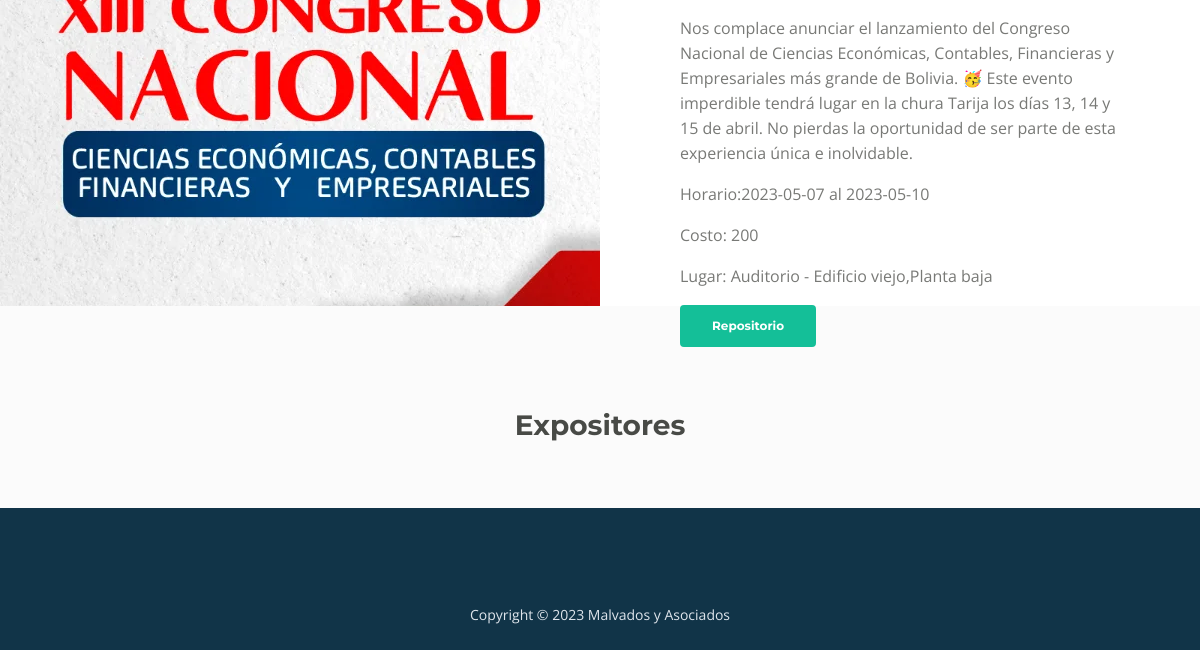
The page /participante/detalles.php?id_evento=2 (signed in, lower part) on the database as committed earlier.
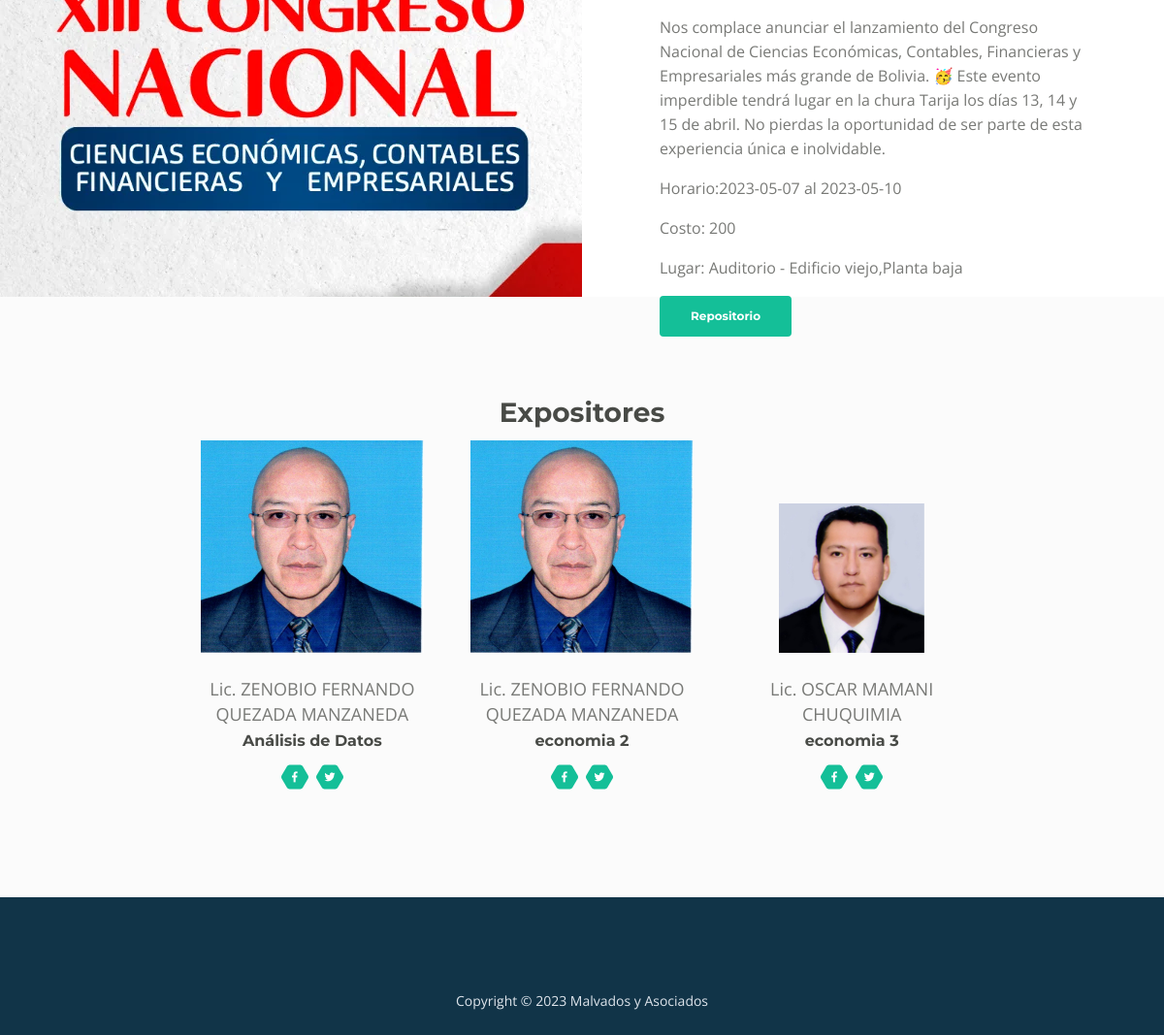
The same page on the database as committed later.
### tables this page shows
CREATE TABLE `evento` (
  `id_evento` int(20) NOT NULL,
  `fechaEvento` date DEFAULT NULL,
  `nombreEvento` varchar(225) NOT NULL,
  `Duracion` int(45) NOT NULL,
  `descripcion` longtext NOT NULL,
  `imagen` varchar(200) DEFAULT NULL,
  `id_ambiente` int(11) NOT NULL,
  `gratuito` varchar(2) DEFAULT 'no',
  `costo` decimal(10,0) DEFAULT NULL,
  `fechaFin` date DEFAULT NULL,
  `hora_ini` time NOT NULL,
  `hora_fin` time NOT NULL,
  `estado` varchar(60) NOT NULL,
  `emite` varchar(100) NOT NULL,
  `certificado_img` varchar(100) NOT NULL
);

CREATE TABLE `ambiente` (
  `id_ambiente` int(11) NOT NULL,
  `nombre` varchar(255) NOT NULL,
  `descripcion` text DEFAULT NULL,
  `capacidad` int(255) DEFAULT NULL,
  `ubicacion` varchar(255) DEFAULT NULL,
  `tipo` varchar(255) DEFAULT NULL
);

CREATE TABLE `horarioevento` (
  `id_hoarioevento` int(11) NOT NULL,
  `id_evento` int(11) NOT NULL,
  `id_expositor` int(11) NOT NULL,
  `charla` varchar(100) DEFAULT 'asignar',
  `fecha` date DEFAULT NULL,
  `hora_ini` time DEFAULT NULL,
  `hora_fin` time DEFAULT NULL
);

CREATE TABLE `usuario` (
  `id_usuario` int(20) NOT NULL,
  `nombre` varchar(60) NOT NULL,
  `apPaterno` varchar(50) NOT NULL,
  `apMaterno` varchar(50) NOT NULL,
  `email` varchar(60) NOT NULL,
  `password` char(60) DEFAULT NULL,
  `estado` varchar(60) DEFAULT NULL,
  `identidad` varchar(60) NOT NULL,
  `foto` varchar(200) DEFAULT NULL,
  `usuario` varchar(50) DEFAULT NULL,
  `celular` varchar(20) DEFAULT NULL,
  `fechaRegistro` date DEFAULT NULL,
  `token` varchar(50) DEFAULT NULL
);

CREATE TABLE `expositor` (
  `id_expositor` int(20) NOT NULL,
  `id_usuario` int(20) NOT NULL,
  `id_repositorio` int(20) DEFAULT NULL,
  `descripcion` text DEFAULT NULL,
  `grado` varchar(45) DEFAULT NULL,
  `mencion` varchar(45) DEFAULT NULL
);

### participante/detalles.php (the view, shortened to what this page needs)
<?php require 'includes/header.php' ?>
<?php include("../app/conexion.php");?>
<?php
        if(isset($_GET['id_evento'])){
            $id_usuario=$_SESSION['id'];
            $id=$_GET['id_evento'];
            $sql="select *from evento where id_evento='".$id."'";
            $resultado=mysqli_query($conectar,$sql);
            $fila=mysqli_fetch_assoc($resultado);
            $descripcion=$fila["descripcion"];
            $fechaEvento=$fila["fechaEvento"];
            $imagen=$fila["imagen"];
            $duracion=$fila["Duracion"];
            $costo=$fila["costo"];
            $id_ambiente=$fila["id_ambiente"];
            $consulta="select * from participante where id_evento='".$id."'&& id_usuario='".$id_usuario."'";
            $esparticipante=mysqli_query($conectar,$consulta);
            $loco1="SELECT COUNT(*) AS cantidad FROM participante WHERE id_evento = '".$id."'";
            $resloco=mysqli_query($conectar,$loco1);
            $filoco=mysqli_fetch_assoc($resloco);
            $parevento=$filoco['cantidad'];
        }
        else{
            echo "no lo capto";
        }
        ?>
<div id="details" class="accordion">
        <div class="area-1" style="background: url('../build/img/eventos/<?php echo $imagen;?>') center center no-repeat;">
		</div><div class="area-2">
            <div class="accordion-container" id="accordionOne">
                <p><?php echo $descripcion;?></p>
                    <p class="price"><span>Horario:</span><?php
                    $fecha_inicio = DateTime::createFromFormat('Y-m-d', $fechaEvento);
                    $fecha_fin = $fecha_inicio->add(new DateInterval("P{$duracion}D"));
                    $fecha_fin_1= $fecha_fin->format('Y-m-d');
                    echo $fechaEvento." al ".$fecha_fin_1;?></p>
                    <?php if($gratuito='si'){?>
                        <p class="price"><span>Costo: </span><?php echo $costo;?></p>
                    <?php }?>
                    <span>Lugar:</span>
                    <?php echo " ";
                          $id2=$id_ambiente;
                                   $sq= " SELECT id_ambiente,nombre, ubicacion,capacidad from ambiente where id_ambiente='$id2'";
                                    $re=mysqli_query($conectar,$sq);
                                    while($row1=mysqli_fetch_row($re)){
                                      if($row1[0]==$id2){
                                         echo $row1[1]." -  ".$row1[2];
                                         $capacidad=$row1[3];
                                      }
                                    }
                                    ?>
                    <?php
                   $loco= mysqli_num_rows($esparticipante);
                    if($loco>0)
                    {echo"<a class='btn-solid-reg page-scroll'  href='save-reserva.php?id_evento=".$id."'>Repositorio</a>";}
                    elseif ($parevento<=$capacidad)
                    {
                        if($costo=='0'){echo"<a class='btn-solid-reg page-scroll'  href='save-inscrito.php?id_evento=".$id."'>Inscripción</a>";}
                        else{echo"<a class='btn-solid-reg page-scroll'  href='save-reserva.php?id_evento=".$id."'>Reserva</a>";}
                   }
                    else{echo "el número máximo de participantes ha sido completado";}
                    ?>
            </div>
		</div>
    </div>
<div class="basic-2">
  <?php
  $ex="select *from horarioevento where id_evento='".$id."'";
  $devuelve=mysqli_query($conectar,$ex);
  ?>
        <div class="container">
            <div class="row">
                <div class="col-lg-12">
                  <h2>Expositores</h2>
                </div>
            </div>
            <div class="row">
                <div class="col-lg-12">
                <?php
                while($fila=mysqli_fetch_assoc($devuelve))
                  {
                    $devu="select *from expositor where id_expositor='".$fila['id_expositor']."'";
                    $r=mysqli_query($conectar,$devu);
                    $f=mysqli_fetch_assoc($r);
                    $u=$f["id_usuario"];
                    $d="select *from usuario where id_usuario='".$u."'";
                    $r1=mysqli_query($conectar,$d);
                    $f1=mysqli_fetch_assoc($r1);
                    ?>
                    <div class="team-member">
                        <div class="image-wrapper">
                            <img class="img-fluid" src="../build/img/expositor/<?php echo $f1["foto"];?>" alt="alternative">
                        </div>
                          <p class="p-large"><?php echo $f["grado"]." ".$f1["nombre"]." ".$f1["apPaterno"]." ".$f1["apMaterno"] ;?></p>
                            <p class="job-title"><?php echo $fila['charla']?></p>
                        <span class="social-icons">
                            <span class="fa-stack">
                                <a href="#your-link">
                                    <span class="hexagon"></span>
                                    <i class="fab fa-facebook-f fa-stack-1x"></i>
                                </a>
                            </span>
                            <span class="fa-stack">
                                <a href="#your-link">
                                    <span class="hexagon"></span>
                                    <i class="fab fa-twitter fa-stack-1x"></i>
                                </a>
                            </span>
                        </span>
                    </div>
                    <?php
                  }
              ?>
                </div>
            </div>
        </div>
    </div>
<?php require 'includes/footer.php' ?>

### participante/includes/header.php (shortened to what this page needs)
<!DOCTYPE html>
<html lang="en">
<head>
    <link href="css/bootstrap.css" rel="stylesheet">
    <link href="css/fontawesome-all.css" rel="stylesheet">
    <link href="css/swiper.css" rel="stylesheet">
	<link href="css/magnific-popup.css" rel="stylesheet">
	<link href="css/styles.css" rel="stylesheet">
</head>
<body data-spy="scroll" data-target=".fixed-top">

### participante/includes/footer.php (shortened to what this page needs)
 <div class="footer">
    </div>
    <div class="copyright">
        <div class="container">
            <div class="row">
                <div class="col-lg-12">
                    <p class="p-small">Copyright © 2023 <a href="#">Malvados y Asociados</a></p>
                </div>
            </div>
        </div>
    </div>
</body>
</html>

### participante/css/styles.css (style rules this page uses)
body, html { width: 100%; height: 100%; }
body, p { color: #787976; font: 400 1rem/1.5625rem "Open Sans", sans-serif; }
.p-large { font: 400 1.125rem/1.625rem "Open Sans", sans-serif; }
.p-small { font: 400 0.875rem/1.375rem "Open Sans", sans-serif; }
h2 { color: #484a46; font: 700 1.75rem/2.125rem "Montserrat", sans-serif; }
a { color: #787976; text-decoration: underline; }
.btn-solid-reg { display: inline-block; padding: 1.1875rem 1.875rem 1.1875rem 1.875rem; border: 0.125rem solid #14bf98; border-radius: 0.25rem; background-color: #14bf98; color: #fff; font: 700 0.75rem/0 "Montserrat", sans-serif; text-decoration: none; transition: all 0.2s; }
.accordion .area-1 { height: 27rem; background-size: cover; }
.accordion .accordion-container { max-width: 90%; margin-right: auto; margin-left: auto; padding-top: 6.375rem; padding-bottom: 1.5rem; }
.basic-2 { padding-top: 6.375rem; padding-bottom: 3.375rem; background-color: #fbfbfb; text-align: center; }
.basic-2 h2 { margin-bottom: 0.75rem; }
.basic-2 .team-member { display: inline-block; max-width: 13rem; margin-right: 1.5rem; margin-bottom: 3.5rem; margin-left: 1.5rem; }
.basic-2 .image-wrapper { overflow: hidden; margin-bottom: 1.5rem; }
.basic-2 .image-wrapper img { margin: 0; transition: all 0.3s; }
.basic-2 .team-member .p-large { margin-bottom: 0.25rem; }
.basic-2 .team-member .job-title { margin-bottom: 0.75rem; color: #484a46; font: 700 1rem/1.375rem "Montserrat", sans-serif; }
.basic-2 .fa-stack { width: 1.75rem; height: 1.75rem; margin-right: 0.125rem; margin-left: 0.125rem; }
.basic-2 .fa-stack .hexagon { position: absolute; left: 0; width: 1.75rem; height: 1.75rem; background: url('../images/hexagon-green.svg') center center no-repeat; background-size: 1.75rem 1.75rem; transition: all 0.2s ease; }
.basic-2 .fa-stack-1x { font-size: 0.6875rem; line-height: 1.75rem; color: #fff; transition: all 0.2s ease; }
.footer { padding-top: 5rem; background-color: #113448; }
.copyright { padding-top: 1rem; padding-bottom: 0.5rem; background-color: #113448; text-align: center; }
.copyright p, .copyright a { color: #dfe5ec; text-decoration: none; }
@media (min-width: 768px) { .accordion .accordion-container { max-width: 70%; } }
@media (min-width: 992px) { .accordion { height: 34.625rem; } }
@media (min-width: 992px) { .accordion .area-1 { width: 50%; height: 100%; display: inline-block; } }
@media (min-width: 992px) { .accordion .area-2 { width: 50%; height: 100%; display: inline-block; vertical-align: top; } }
@media (min-width: 992px) { .accordion .accordion-container { max-width: 88%; margin-left: 2rem; padding-bottom: 0; } }
@media (min-width: 992px) { .basic-2 .team-member { width: 12.75rem; max-width: 100%; margin-right: 0.75rem; margin-left: 0.75rem; } }
@media (min-width: 1200px) { .accordion .accordion-container { max-width: 28rem; margin-left: 5rem; } }
@media (min-width: 1200px) { .basic-2 .team-member { width: 14.375rem; margin-right: 1.375rem; margin-left: 1.375rem; } }

Rows that differ between the two databases and show on the page:
added horarioevento: usuario.foto (picture), id_expositor.grado "Lic.", usuario.nombre "ZENOBIO FERNANDO", usuario.apPaterno "QUEZADA", usuario.apMaterno "MANZANEDA", charla "Análisis de Datos"
added horarioevento: usuario.foto (picture), id_expositor.grado "Lic.", usuario.nombre "ZENOBIO FERNANDO", usuario.apPaterno "QUEZADA", usuario.apMaterno "MANZANEDA", charla "economia 2"
added horarioevento: usuario.foto (picture), id_expositor.grado "Lic.", usuario.nombre "OSCAR", usuario.apPaterno "MAMANI", usuario.apMaterno "CHUQUIMIA", charla "economia 3"
